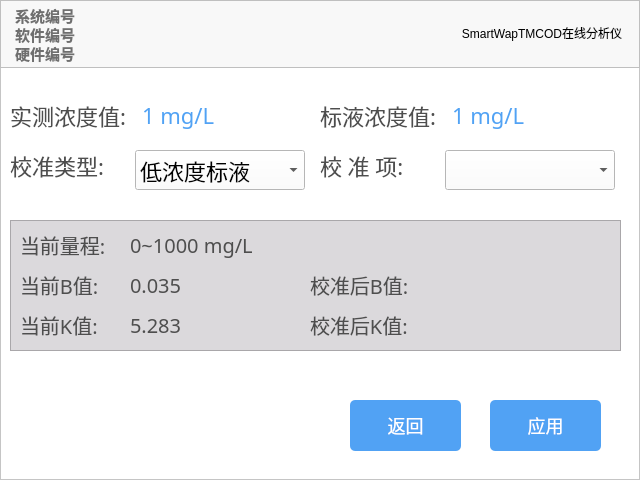
<?xml version="1.0" encoding="UTF-8"?>
<ui version="4.0">
 <class>CalibrationQCW</class>
 <widget class="QWidget" name="CalibrationQCW">
  <property name="geometry">
   <rect>
    <x>0</x>
    <y>0</y>
    <width>640</width>
    <height>480</height>
   </rect>
  </property>
  <property name="windowTitle">
   <string>Form</string>
  </property>
  <property name="styleSheet">
   <string notr="true"/>
  </property>
  <widget class="QFrame" name="background">
   <property name="geometry">
    <rect>
     <x>0</x>
     <y>0</y>
     <width>640</width>
     <height>480</height>
    </rect>
   </property>
   <property name="styleSheet">
    <string notr="true">background-color: rgb(255, 255, 255);</string>
   </property>
   <property name="frameShape">
    <enum>QFrame::StyledPanel</enum>
   </property>
   <property name="frameShadow">
    <enum>QFrame::Raised</enum>
   </property>
   <widget class="QLabel" name="m_StandardConcentrationLabel">
    <property name="geometry">
     <rect>
      <x>320</x>
      <y>100</y>
      <width>120</width>
      <height>30</height>
     </rect>
    </property>
    <property name="styleSheet">
     <string notr="true">font: 22px Semhei;
color: rgb(78, 78, 78);
background: transparent;</string>
    </property>
    <property name="text">
     <string>标液浓度值:</string>
    </property>
   </widget>
   <widget class="QLabel" name="m_ActualConcentrationLabel">
    <property name="geometry">
     <rect>
      <x>10</x>
      <y>100</y>
      <width>120</width>
      <height>30</height>
     </rect>
    </property>
    <property name="styleSheet">
     <string notr="true">font: 22px Semhei;
color: rgb(78, 78, 78);
background: transparent;</string>
    </property>
    <property name="text">
     <string>实测浓度值:</string>
    </property>
   </widget>
   <widget class="CQComboBox" name="m_CalibrationItemValue">
    <property name="enabled">
     <bool>true</bool>
    </property>
    <property name="geometry">
     <rect>
      <x>445</x>
      <y>150</y>
      <width>170</width>
      <height>40</height>
     </rect>
    </property>
    <property name="styleSheet">
     <string notr="true">font: 22px Semhei;
text-align: left;</string>
    </property>
    <property name="maxVisibleItems">
     <number>4</number>
    </property>
   </widget>
   <widget class="QLabel" name="m_CalibrationTypeLabel">
    <property name="geometry">
     <rect>
      <x>10</x>
      <y>150</y>
      <width>120</width>
      <height>30</height>
     </rect>
    </property>
    <property name="styleSheet">
     <string notr="true">font: 22px Semhei;
color: rgb(78, 78, 78);
background: transparent;</string>
    </property>
    <property name="text">
     <string>校准类型:</string>
    </property>
   </widget>
   <widget class="QLabel" name="m_StandardConcentrationValue">
    <property name="geometry">
     <rect>
      <x>445</x>
      <y>100</y>
      <width>161</width>
      <height>30</height>
     </rect>
    </property>
    <property name="styleSheet">
     <string notr="true">QLabel
{
	padding:1px 10px 1px 1px;
	color: rgb(81, 162, 244);
	font: 22px Semhei;
	background: transparent;
	image: url(:/images/pic_Right-Arrow.png);
	image-position:right;
}</string>
    </property>
    <property name="text">
     <string>1 mg/L</string>
    </property>
    <property name="alignment">
     <set>Qt::AlignLeading|Qt::AlignLeft|Qt::AlignVCenter</set>
    </property>
   </widget>
   <widget class="QFrame" name="frame_2">
    <property name="geometry">
     <rect>
      <x>10</x>
      <y>220</y>
      <width>611</width>
      <height>131</height>
     </rect>
    </property>
    <property name="styleSheet">
     <string notr="true">background-color: rgb(219, 217, 220);</string>
    </property>
    <property name="frameShape">
     <enum>QFrame::StyledPanel</enum>
    </property>
    <property name="frameShadow">
     <enum>QFrame::Raised</enum>
    </property>
    <widget class="QLabel" name="m_CurrentBValue">
     <property name="enabled">
      <bool>false</bool>
     </property>
     <property name="geometry">
      <rect>
       <x>120</x>
       <y>50</y>
       <width>160</width>
       <height>30</height>
      </rect>
     </property>
     <property name="font">
      <font>
       <family>Semhei</family>
       <pointsize>-1</pointsize>
       <weight>50</weight>
       <italic>false</italic>
       <bold>false</bold>
      </font>
     </property>
     <property name="styleSheet">
      <string notr="true">font: 20px Semhei;
color: rgb(78, 78, 78);
background: transparent;</string>
     </property>
     <property name="text">
      <string>0.035</string>
     </property>
     <property name="alignment">
      <set>Qt::AlignLeading|Qt::AlignLeft|Qt::AlignVCenter</set>
     </property>
    </widget>
    <widget class="QLabel" name="m_CurrentRangeLabel">
     <property name="geometry">
      <rect>
       <x>10</x>
       <y>10</y>
       <width>110</width>
       <height>30</height>
      </rect>
     </property>
     <property name="styleSheet">
      <string notr="true">font: 20px Semhei;
color: rgb(78, 78, 78);
background: transparent;</string>
     </property>
     <property name="text">
      <string>当前量程:</string>
     </property>
    </widget>
    <widget class="QLabel" name="m_CurrentRangeValue">
     <property name="geometry">
      <rect>
       <x>120</x>
       <y>10</y>
       <width>231</width>
       <height>30</height>
      </rect>
     </property>
     <property name="styleSheet">
      <string notr="true">font: 20px Semhei;
color: rgb(78, 78, 78);
background: transparent;</string>
     </property>
     <property name="text">
      <string>0~1000 mg/L</string>
     </property>
    </widget>
    <widget class="QLabel" name="m_CurrentBLabel">
     <property name="geometry">
      <rect>
       <x>10</x>
       <y>50</y>
       <width>110</width>
       <height>30</height>
      </rect>
     </property>
     <property name="styleSheet">
      <string notr="true">font: 20px Semhei;
color: rgb(78, 78, 78);
background: transparent;</string>
     </property>
     <property name="text">
      <string>当前B值:</string>
     </property>
    </widget>
    <widget class="QLabel" name="m_CurrentKLabel">
     <property name="geometry">
      <rect>
       <x>10</x>
       <y>90</y>
       <width>110</width>
       <height>30</height>
      </rect>
     </property>
     <property name="styleSheet">
      <string notr="true">font: 20px Semhei;
color: rgb(78, 78, 78);
background: transparent;</string>
     </property>
     <property name="text">
      <string>当前K值:</string>
     </property>
    </widget>
    <widget class="QLabel" name="m_CalibratedBLabel">
     <property name="geometry">
      <rect>
       <x>300</x>
       <y>50</y>
       <width>110</width>
       <height>30</height>
      </rect>
     </property>
     <property name="styleSheet">
      <string notr="true">font: 20px Semhei;
color: rgb(78, 78, 78);
background: transparent;</string>
     </property>
     <property name="text">
      <string>校准后B值:</string>
     </property>
    </widget>
    <widget class="QLabel" name="m_CalibratedKLabel">
     <property name="geometry">
      <rect>
       <x>300</x>
       <y>90</y>
       <width>110</width>
       <height>30</height>
      </rect>
     </property>
     <property name="styleSheet">
      <string notr="true">font: 20px Semhei;
color: rgb(78, 78, 78);
background: transparent;</string>
     </property>
     <property name="text">
      <string>校准后K值:</string>
     </property>
    </widget>
    <widget class="QLabel" name="m_CurrentKValue">
     <property name="enabled">
      <bool>false</bool>
     </property>
     <property name="geometry">
      <rect>
       <x>120</x>
       <y>90</y>
       <width>160</width>
       <height>30</height>
      </rect>
     </property>
     <property name="font">
      <font>
       <family>Semhei</family>
       <pointsize>-1</pointsize>
       <weight>50</weight>
       <italic>false</italic>
       <bold>false</bold>
      </font>
     </property>
     <property name="styleSheet">
      <string notr="true">font: 20px Semhei;
color: rgb(78, 78, 78);
background: transparent;</string>
     </property>
     <property name="text">
      <string>5.283</string>
     </property>
     <property name="alignment">
      <set>Qt::AlignLeading|Qt::AlignLeft|Qt::AlignVCenter</set>
     </property>
    </widget>
    <widget class="QLabel" name="m_CalibratedBValue">
     <property name="enabled">
      <bool>false</bool>
     </property>
     <property name="geometry">
      <rect>
       <x>430</x>
       <y>50</y>
       <width>160</width>
       <height>30</height>
      </rect>
     </property>
     <property name="font">
      <font>
       <family>Semhei</family>
       <pointsize>-1</pointsize>
       <weight>50</weight>
       <italic>false</italic>
       <bold>false</bold>
      </font>
     </property>
     <property name="styleSheet">
      <string notr="true">font: 20px Semhei;
color: rgb(78, 78, 78);
background: transparent;</string>
     </property>
     <property name="text">
      <string/>
     </property>
     <property name="alignment">
      <set>Qt::AlignLeading|Qt::AlignLeft|Qt::AlignVCenter</set>
     </property>
    </widget>
    <widget class="QLabel" name="m_CalibratedKValue">
     <property name="enabled">
      <bool>false</bool>
     </property>
     <property name="geometry">
      <rect>
       <x>430</x>
       <y>90</y>
       <width>160</width>
       <height>30</height>
      </rect>
     </property>
     <property name="font">
      <font>
       <family>Semhei</family>
       <pointsize>-1</pointsize>
       <weight>50</weight>
       <italic>false</italic>
       <bold>false</bold>
      </font>
     </property>
     <property name="styleSheet">
      <string notr="true">font: 20px Semhei;
color: rgb(78, 78, 78);
background: transparent;</string>
     </property>
     <property name="text">
      <string/>
     </property>
     <property name="alignment">
      <set>Qt::AlignLeading|Qt::AlignLeft|Qt::AlignVCenter</set>
     </property>
    </widget>
   </widget>
   <widget class="QFrame" name="frame">
    <property name="geometry">
     <rect>
      <x>0</x>
      <y>0</y>
      <width>640</width>
      <height>68</height>
     </rect>
    </property>
    <property name="styleSheet">
     <string notr="true">background-color: rgb(248, 248, 248);</string>
    </property>
    <property name="frameShape">
     <enum>QFrame::StyledPanel</enum>
    </property>
    <property name="frameShadow">
     <enum>QFrame::Raised</enum>
    </property>
    <widget class="QLabel" name="m_SysIdLbl">
     <property name="geometry">
      <rect>
       <x>15</x>
       <y>5</y>
       <width>296</width>
       <height>21</height>
      </rect>
     </property>
     <property name="toolTip">
      <string/>
     </property>
     <property name="styleSheet">
      <string notr="true">font:bold 15px Semhei;
color:rgb(111, 111, 111);
background:transparent</string>
     </property>
     <property name="text">
      <string>系统编号</string>
     </property>
    </widget>
    <widget class="QLabel" name="m_SoftIdLbl">
     <property name="geometry">
      <rect>
       <x>15</x>
       <y>21</y>
       <width>341</width>
       <height>26</height>
      </rect>
     </property>
     <property name="toolTip">
      <string/>
     </property>
     <property name="statusTip">
      <string/>
     </property>
     <property name="styleSheet">
      <string notr="true">font:bold 15px Semhei;
background:transparent;
color:rgb(111, 111, 111);</string>
     </property>
     <property name="text">
      <string>软件编号</string>
     </property>
    </widget>
    <widget class="QLabel" name="m_HardIdLbl">
     <property name="geometry">
      <rect>
       <x>15</x>
       <y>40</y>
       <width>341</width>
       <height>26</height>
      </rect>
     </property>
     <property name="styleSheet">
      <string notr="true">font:bold 15px Semhei;
background:transparent;
color:rgb(111, 111, 111);</string>
     </property>
     <property name="text">
      <string>硬件编号</string>
     </property>
    </widget>
    <widget class="QLabel" name="m_TitleProductName">
     <property name="geometry">
      <rect>
       <x>454</x>
       <y>2</y>
       <width>176</width>
       <height>61</height>
      </rect>
     </property>
     <property name="styleSheet">
      <string notr="true">&lt;center&gt;&lt;b&gt;&lt;font style='font-size:30pt;color:#FFFFFF'&gt;
&lt;font style='font-family:Times NewRoman'&gt;SmartWAP&lt;sup&gt;TM&lt;/sup&gt; COD&lt;/font&gt;&lt;font style='font-family:宋体'&gt;在线分析仪&lt;/font&gt;&lt;/font&gt;&lt;/b&gt;&lt;/center&gt;</string>
     </property>
     <property name="text">
      <string>SmartWapTMCOD在线分析仪</string>
     </property>
     <property name="alignment">
      <set>Qt::AlignCenter</set>
     </property>
    </widget>
   </widget>
   <widget class="QLabel" name="m_CalibrationItemLabel">
    <property name="geometry">
     <rect>
      <x>320</x>
      <y>150</y>
      <width>120</width>
      <height>30</height>
     </rect>
    </property>
    <property name="styleSheet">
     <string notr="true">font: 22px Semhei;
color: rgb(78, 78, 78);
background: transparent;</string>
    </property>
    <property name="text">
     <string>校 准 项:</string>
    </property>
   </widget>
   <widget class="QPushButton" name="m_ReturnBtn">
    <property name="geometry">
     <rect>
      <x>350</x>
      <y>400</y>
      <width>111</width>
      <height>51</height>
     </rect>
    </property>
    <property name="styleSheet">
     <string notr="true">QPushButton{
	background-color: rgb(81, 162, 244);
	color: rgb(255, 255, 255);
	font: 18px Semhei;
	border:0px;
	border-radius:5px;
}
QPushButton:pressed
{
	background-color: rgb(226, 226, 226);
}</string>
    </property>
    <property name="text">
     <string>返回</string>
    </property>
    <property name="iconSize">
     <size>
      <width>23</width>
      <height>23</height>
     </size>
    </property>
    <property name="flat">
     <bool>true</bool>
    </property>
   </widget>
   <widget class="QLabel" name="m_ActualConcentrationValue">
    <property name="geometry">
     <rect>
      <x>135</x>
      <y>100</y>
      <width>171</width>
      <height>30</height>
     </rect>
    </property>
    <property name="styleSheet">
     <string notr="true">QLabel
{
	padding:1px 10px 1px 1px;
	color: rgb(81, 162, 244);
	font: 22px Semhei;
	background: transparent;
	image: url(:/images/pic_Right-Arrow.png);
	image-position:right;
}</string>
    </property>
    <property name="text">
     <string>1 mg/L</string>
    </property>
    <property name="alignment">
     <set>Qt::AlignLeading|Qt::AlignLeft|Qt::AlignVCenter</set>
    </property>
   </widget>
   <widget class="CQComboBox" name="m_CalibrationTypeValue">
    <property name="enabled">
     <bool>true</bool>
    </property>
    <property name="geometry">
     <rect>
      <x>135</x>
      <y>150</y>
      <width>170</width>
      <height>40</height>
     </rect>
    </property>
    <property name="styleSheet">
     <string notr="true">font: 22px Semhei;
text-align: left;</string>
    </property>
    <property name="maxVisibleItems">
     <number>4</number>
    </property>
    <item>
     <property name="text">
      <string>低浓度标液</string>
     </property>
    </item>
    <item>
     <property name="text">
      <string>高浓度标液</string>
     </property>
    </item>
   </widget>
   <widget class="QPushButton" name="m_OKBtn">
    <property name="geometry">
     <rect>
      <x>490</x>
      <y>400</y>
      <width>111</width>
      <height>51</height>
     </rect>
    </property>
    <property name="styleSheet">
     <string notr="true">QPushButton{
	background-color: rgb(81, 162, 244);
	color: rgb(255, 255, 255);
	font: 18px Semhei;
	border:0px;
	border-radius:5px;
}
QPushButton:pressed
{
	background-color: rgb(226, 226, 226);
}</string>
    </property>
    <property name="text">
     <string>应用</string>
    </property>
    <property name="iconSize">
     <size>
      <width>23</width>
      <height>23</height>
     </size>
    </property>
    <property name="flat">
     <bool>true</bool>
    </property>
   </widget>
  </widget>
 </widget>
 <customwidgets>
  <customwidget>
   <class>CQComboBox</class>
   <extends>QComboBox</extends>
   <header>cqcombobox.h</header>
  </customwidget>
 </customwidgets>
 <resources/>
 <connections>
  <connection>
   <sender>m_ReturnBtn</sender>
   <signal>clicked()</signal>
   <receiver>CalibrationQCW</receiver>
   <slot>close()</slot>
   <hints>
    <hint type="sourcelabel">
     <x>387</x>
     <y>438</y>
    </hint>
    <hint type="destinationlabel">
     <x>392</x>
     <y>536</y>
    </hint>
   </hints>
  </connection>
 </connections>
</ui>
